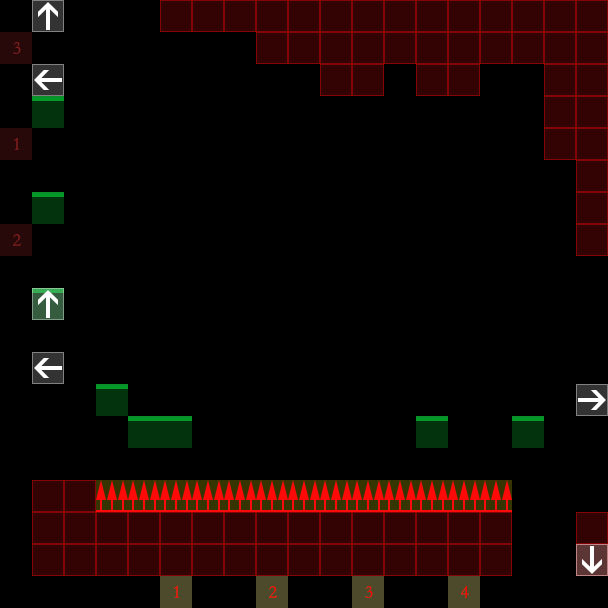

A 2D game scene composited from a Tiled map and its tileset images. What follows is a short description and the map's XML, with every tile layer's data as written:
An orthogonal 19x19 tile map with 32x32 px tiles, 3 tile layers (ele_bg, collision, notation), 2 tilesets.

<map version="1.0" tiledversion="1.0.3" orientation="orthogonal" renderorder="left-down" width="19" height="19" tilewidth="32" tileheight="32" nextobjectid="1">
 <tileset firstgid="1" source="meta.tsx" />
 <tileset firstgid="257" source="ele_base.tsx" />
 <layer name="ele_bg" width="19" height="19">
  <data encoding="csv">
258,0,0,0,257,257,257,0,0,0,257,257,257,0,0,0,257,257,257,
258,0,0,0,257,257,257,0,0,0,257,257,257,0,0,0,257,257,257,
258,0,0,0,257,257,257,0,0,0,257,257,257,0,0,0,257,257,257,
258,257,257,257,0,0,0,257,257,257,0,0,0,257,257,257,0,0,0,
258,257,257,257,0,0,0,257,257,257,0,0,0,257,257,257,0,0,0,
258,257,257,257,0,0,0,257,257,257,0,0,0,257,257,257,0,0,0,
258,0,0,0,257,257,257,0,0,0,257,257,257,0,0,0,257,257,257,
258,0,0,0,257,257,257,0,0,0,257,257,257,0,0,0,257,257,257,
258,0,0,0,257,257,257,0,0,0,257,257,257,0,0,0,257,257,257,
258,257,257,257,0,0,0,257,257,257,0,0,0,257,257,257,0,0,0,
258,257,257,257,0,0,0,257,257,257,0,0,0,257,257,257,0,0,0,
258,257,257,257,0,0,0,257,257,257,0,0,0,257,257,257,0,0,0,
258,0,0,0,257,257,257,0,0,0,257,257,257,0,0,0,257,257,257,
258,0,0,0,257,257,257,0,0,0,257,257,257,0,0,0,257,257,257,
258,0,0,0,257,257,257,0,0,0,257,257,257,0,0,0,257,257,257,
258,257,257,257,0,0,0,257,257,257,0,0,0,257,257,257,0,0,0,
258,257,257,257,0,0,0,257,257,257,0,0,0,257,257,257,0,0,0,
258,257,257,257,0,0,0,257,257,257,0,0,0,257,257,257,0,0,0,
258,258,258,258,258,258,258,258,258,258,258,258,258,258,258,258,258,258,258
</data>
 </layer>
 <layer name="collision" width="19" height="19">
  <data encoding="csv">
0,0,0,0,0,1,1,1,1,1,1,1,1,1,1,1,1,1,1,
0,0,0,0,0,0,0,0,1,1,1,1,1,1,1,1,1,1,1,
0,0,0,0,0,0,0,0,0,0,1,1,0,1,1,0,0,1,1,
0,19,0,0,0,0,0,0,0,0,0,0,0,0,0,0,0,1,1,
0,0,0,0,0,0,0,0,0,0,0,0,0,0,0,0,0,1,1,
0,0,0,0,0,0,0,0,0,0,0,0,0,0,0,0,0,0,1,
0,19,0,0,0,0,0,0,0,0,0,0,0,0,0,0,0,0,1,
0,0,0,0,0,0,0,0,0,0,0,0,0,0,0,0,0,0,1,
0,0,0,0,0,0,0,0,0,0,0,0,0,0,0,0,0,0,0,
0,19,0,0,0,0,0,0,0,0,0,0,0,0,0,0,0,0,0,
0,0,0,0,0,0,0,0,0,0,0,0,0,0,0,0,0,0,0,
0,0,0,0,0,0,0,0,0,0,0,0,0,0,0,0,0,0,0,
0,0,0,19,0,0,0,0,0,0,0,0,0,0,0,0,0,0,0,
0,0,0,0,19,19,0,0,0,0,0,0,0,19,0,0,19,0,0,
0,0,0,0,0,0,0,0,0,0,0,0,0,0,0,0,0,0,0,
0,1,1,53,53,53,53,53,53,53,53,53,53,53,53,53,0,0,0,
0,1,1,1,1,1,1,1,1,1,1,1,1,1,1,1,0,0,1,
0,1,1,1,1,1,1,1,1,1,1,1,1,1,1,1,0,0,1,
0,0,0,0,0,0,0,0,0,0,0,0,0,0,0,0,0,0,0
</data>
 </layer>
 <layer name="notation" width="19" height="19">
  <data encoding="csv">
0,41,0,0,0,0,0,0,0,0,0,0,0,0,0,0,0,0,0,
275,0,0,0,0,0,0,0,0,0,0,0,0,0,0,0,0,0,0,
0,43,0,0,0,0,0,0,0,0,0,0,0,0,0,0,0,0,0,
0,0,0,0,0,0,0,0,0,0,0,0,0,0,0,0,0,0,0,
273,0,0,0,0,0,0,0,0,0,0,0,0,0,0,0,0,0,0,
0,0,0,0,0,0,0,0,0,0,0,0,0,0,0,0,0,0,0,
0,0,0,0,0,0,0,0,0,0,0,0,0,0,0,0,0,0,0,
274,0,0,0,0,0,0,0,0,0,0,0,0,0,0,0,0,0,0,
0,0,0,0,0,0,0,0,0,0,0,0,0,0,0,0,0,0,0,
0,41,0,0,0,0,0,0,0,0,0,0,0,0,0,0,0,0,0,
0,0,0,0,0,0,0,0,0,0,0,0,0,0,0,0,0,0,0,
0,43,0,0,0,0,0,0,0,0,0,0,0,0,0,0,0,0,0,
0,0,0,0,0,0,0,0,0,0,0,0,0,0,0,0,0,0,44,
0,0,0,0,0,0,0,0,0,0,0,0,0,0,0,0,0,0,0,
0,0,0,0,0,0,0,0,0,0,0,0,0,0,0,0,0,0,0,
0,0,0,0,0,0,0,0,0,0,0,0,0,0,0,0,0,0,0,
0,0,0,0,0,0,0,0,0,0,0,0,0,0,0,0,0,0,0,
0,0,0,0,0,0,0,0,0,0,0,0,0,0,0,0,0,0,42,
0,0,0,0,0,265,0,0,266,0,0,267,0,0,268,0,0,0,0
</data>
 </layer>
</map>
